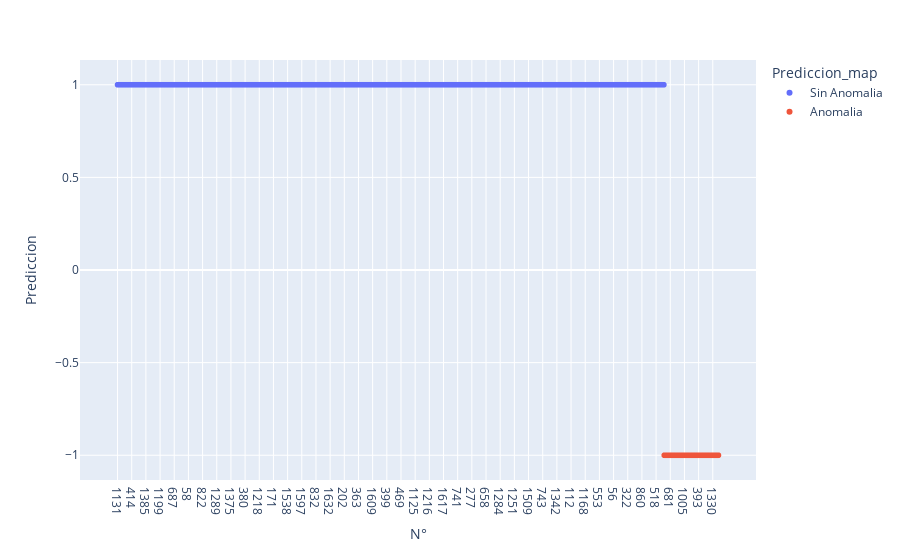

Notebook code cell kept with this figure:
### Code cell
px.scatter(datos,x='N°',y='Prediccion',color='Prediccion_map')

### Figure 1 — Plotly figure (JSON) as saved in the notebook; plotly's stock layout.template omitted (floating-point values rounded to 4 significant figures; data arrays with more than 128 entries replaced by an {"elided": "..."} marker saying what was removed)
{"data": [{"hovertemplate": "Prediccion_map=Sin Anomalia<br>N°=%{x}<br>Prediccion=%{y}<extra></extra>", "legendgroup": "Sin Anomalia", "marker": {"color": "#636efa", "symbol": "circle"}, "mode": "markers", "name": "Sin Anomalia", "showlegend": true, "type": "scattergl", "x": {"elided": "1543 str values"}, "xaxis": "x", "y": {"elided": "1543 int values"}, "yaxis": "y"}, {"hovertemplate": "Prediccion_map=Anomalia<br>N°=%{x}<br>Prediccion=%{y}<extra></extra>", "legendgroup": "Anomalia", "marker": {"color": "#EF553B", "symbol": "circle"}, "mode": "markers", "name": "Anomalia", "showlegend": true, "type": "scattergl", "x": {"elided": "154 str values"}, "xaxis": "x", "y": {"elided": "154 int values"}, "yaxis": "y"}], "layout": {"legend": {"title": {"text": "Prediccion_map"}, "tracegroupgap": 0}, "margin": {"t": 60}, "xaxis": {"anchor": "y", "domain": [0, 1], "title": {"text": "N°"}}, "yaxis": {"anchor": "x", "domain": [0, 1], "title": {"text": "Prediccion"}}}}
